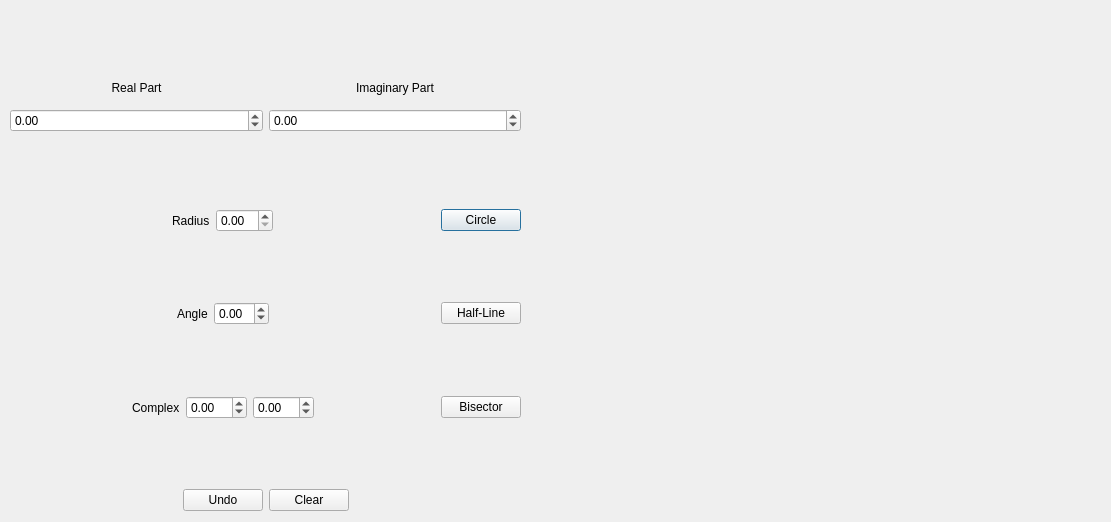
<?xml version="1.0" encoding="UTF-8"?>
<ui version="4.0">
 <class>LociGui</class>
 <widget class="QDialog" name="LociGui">
  <property name="geometry">
   <rect>
    <x>0</x>
    <y>0</y>
    <width>1111</width>
    <height>522</height>
   </rect>
  </property>
  <property name="windowTitle">
   <string>Loci</string>
  </property>
  <widget class="QWidget" name="verticalLayoutWidget">
   <property name="geometry">
    <rect>
     <x>10</x>
     <y>10</y>
     <width>511</width>
     <height>501</height>
    </rect>
   </property>
   <layout class="QVBoxLayout" name="verticalLayout">
    <item>
     <spacer name="verticalSpacer_10">
      <property name="orientation">
       <enum>Qt::Vertical</enum>
      </property>
      <property name="sizeHint" stdset="0">
       <size>
        <width>20</width>
        <height>20</height>
       </size>
      </property>
     </spacer>
    </item>
    <item>
     <layout class="QHBoxLayout" name="horizontalLayout_2">
      <item>
       <layout class="QVBoxLayout" name="verticalLayout_2">
        <item>
         <spacer name="verticalSpacer">
          <property name="orientation">
           <enum>Qt::Vertical</enum>
          </property>
          <property name="sizeHint" stdset="0">
           <size>
            <width>20</width>
            <height>5</height>
           </size>
          </property>
         </spacer>
        </item>
        <item>
         <widget class="QLabel" name="label_4">
          <property name="sizePolicy">
           <sizepolicy hsizetype="Minimum" vsizetype="Maximum">
            <horstretch>0</horstretch>
            <verstretch>0</verstretch>
           </sizepolicy>
          </property>
          <property name="minimumSize">
           <size>
            <width>16</width>
            <height>14</height>
           </size>
          </property>
          <property name="text">
           <string>Real Part</string>
          </property>
          <property name="alignment">
           <set>Qt::AlignCenter</set>
          </property>
         </widget>
        </item>
        <item>
         <spacer name="verticalSpacer_7">
          <property name="orientation">
           <enum>Qt::Vertical</enum>
          </property>
          <property name="sizeHint" stdset="0">
           <size>
            <width>20</width>
            <height>5</height>
           </size>
          </property>
         </spacer>
        </item>
        <item>
         <widget class="QDoubleSpinBox" name="RealPartBox">
          <property name="minimum">
           <double>-99.989999999999995</double>
          </property>
         </widget>
        </item>
        <item>
         <spacer name="verticalSpacer_2">
          <property name="orientation">
           <enum>Qt::Vertical</enum>
          </property>
          <property name="sizeHint" stdset="0">
           <size>
            <width>20</width>
            <height>5</height>
           </size>
          </property>
         </spacer>
        </item>
       </layout>
      </item>
      <item>
       <layout class="QVBoxLayout" name="verticalLayout_3">
        <item>
         <spacer name="verticalSpacer_4">
          <property name="orientation">
           <enum>Qt::Vertical</enum>
          </property>
          <property name="sizeHint" stdset="0">
           <size>
            <width>20</width>
            <height>5</height>
           </size>
          </property>
         </spacer>
        </item>
        <item>
         <widget class="QLabel" name="label_5">
          <property name="text">
           <string>Imaginary Part</string>
          </property>
          <property name="alignment">
           <set>Qt::AlignCenter</set>
          </property>
         </widget>
        </item>
        <item>
         <spacer name="verticalSpacer_11">
          <property name="orientation">
           <enum>Qt::Vertical</enum>
          </property>
          <property name="sizeHint" stdset="0">
           <size>
            <width>20</width>
            <height>5</height>
           </size>
          </property>
         </spacer>
        </item>
        <item>
         <widget class="QDoubleSpinBox" name="ImaginaryPartBox">
          <property name="minimum">
           <double>-99.989999999999995</double>
          </property>
         </widget>
        </item>
        <item>
         <spacer name="verticalSpacer_3">
          <property name="orientation">
           <enum>Qt::Vertical</enum>
          </property>
          <property name="sizeHint" stdset="0">
           <size>
            <width>20</width>
            <height>5</height>
           </size>
          </property>
         </spacer>
        </item>
       </layout>
      </item>
     </layout>
    </item>
    <item>
     <spacer name="verticalSpacer_5">
      <property name="orientation">
       <enum>Qt::Vertical</enum>
      </property>
      <property name="sizeHint" stdset="0">
       <size>
        <width>20</width>
        <height>20</height>
       </size>
      </property>
     </spacer>
    </item>
    <item>
     <layout class="QHBoxLayout" name="horizontalLayout">
      <item>
       <spacer name="horizontalSpacer_2">
        <property name="orientation">
         <enum>Qt::Horizontal</enum>
        </property>
        <property name="sizeHint" stdset="0">
         <size>
          <width>40</width>
          <height>20</height>
         </size>
        </property>
       </spacer>
      </item>
      <item>
       <widget class="QLabel" name="label">
        <property name="text">
         <string>Radius</string>
        </property>
       </widget>
      </item>
      <item>
       <widget class="QDoubleSpinBox" name="RadiusBox"/>
      </item>
      <item>
       <spacer name="horizontalSpacer">
        <property name="orientation">
         <enum>Qt::Horizontal</enum>
        </property>
        <property name="sizeHint" stdset="0">
         <size>
          <width>40</width>
          <height>20</height>
         </size>
        </property>
       </spacer>
      </item>
      <item>
       <widget class="QPushButton" name="MakeCircleButton">
        <property name="text">
         <string>Circle</string>
        </property>
       </widget>
      </item>
     </layout>
    </item>
    <item>
     <spacer name="verticalSpacer_6">
      <property name="orientation">
       <enum>Qt::Vertical</enum>
      </property>
      <property name="sizeHint" stdset="0">
       <size>
        <width>20</width>
        <height>40</height>
       </size>
      </property>
     </spacer>
    </item>
    <item>
     <layout class="QHBoxLayout" name="horizontalLayout_4">
      <item>
       <spacer name="horizontalSpacer_7">
        <property name="orientation">
         <enum>Qt::Horizontal</enum>
        </property>
        <property name="sizeHint" stdset="0">
         <size>
          <width>40</width>
          <height>20</height>
         </size>
        </property>
       </spacer>
      </item>
      <item>
       <widget class="QLabel" name="label_3">
        <property name="text">
         <string>Angle</string>
        </property>
       </widget>
      </item>
      <item>
       <widget class="QDoubleSpinBox" name="ThetaBox">
        <property name="minimum">
         <double>-3.140000000000000</double>
        </property>
        <property name="maximum">
         <double>3.140000000000000</double>
        </property>
        <property name="singleStep">
         <double>0.030000000000000</double>
        </property>
       </widget>
      </item>
      <item>
       <spacer name="horizontalSpacer_8">
        <property name="orientation">
         <enum>Qt::Horizontal</enum>
        </property>
        <property name="sizeHint" stdset="0">
         <size>
          <width>40</width>
          <height>20</height>
         </size>
        </property>
       </spacer>
      </item>
      <item>
       <widget class="QPushButton" name="MakeHalfLineButton">
        <property name="text">
         <string>Half-Line</string>
        </property>
       </widget>
      </item>
     </layout>
    </item>
    <item>
     <spacer name="verticalSpacer_9">
      <property name="orientation">
       <enum>Qt::Vertical</enum>
      </property>
      <property name="sizeHint" stdset="0">
       <size>
        <width>20</width>
        <height>40</height>
       </size>
      </property>
     </spacer>
    </item>
    <item>
     <layout class="QHBoxLayout" name="horizontalLayout_3">
      <item>
       <spacer name="horizontalSpacer_4">
        <property name="orientation">
         <enum>Qt::Horizontal</enum>
        </property>
        <property name="sizeHint" stdset="0">
         <size>
          <width>40</width>
          <height>20</height>
         </size>
        </property>
       </spacer>
      </item>
      <item>
       <widget class="QLabel" name="label_2">
        <property name="text">
         <string>Complex</string>
        </property>
       </widget>
      </item>
      <item>
       <widget class="QDoubleSpinBox" name="BisectRealBox">
        <property name="minimum">
         <double>-99.989999999999995</double>
        </property>
       </widget>
      </item>
      <item>
       <widget class="QDoubleSpinBox" name="BisectImBox">
        <property name="minimum">
         <double>-99.989999999999995</double>
        </property>
       </widget>
      </item>
      <item>
       <spacer name="horizontalSpacer_5">
        <property name="orientation">
         <enum>Qt::Horizontal</enum>
        </property>
        <property name="sizeHint" stdset="0">
         <size>
          <width>40</width>
          <height>20</height>
         </size>
        </property>
       </spacer>
      </item>
      <item>
       <widget class="QPushButton" name="MakeBisectorButton">
        <property name="text">
         <string>Bisector</string>
        </property>
       </widget>
      </item>
     </layout>
    </item>
    <item>
     <spacer name="verticalSpacer_8">
      <property name="orientation">
       <enum>Qt::Vertical</enum>
      </property>
      <property name="sizeHint" stdset="0">
       <size>
        <width>20</width>
        <height>60</height>
       </size>
      </property>
     </spacer>
    </item>
    <item>
     <layout class="QHBoxLayout" name="horizontalLayout_5">
      <item>
       <spacer name="horizontalSpacer_3">
        <property name="orientation">
         <enum>Qt::Horizontal</enum>
        </property>
        <property name="sizeHint" stdset="0">
         <size>
          <width>40</width>
          <height>20</height>
         </size>
        </property>
       </spacer>
      </item>
      <item>
       <widget class="QPushButton" name="undoButton">
        <property name="text">
         <string>Undo</string>
        </property>
       </widget>
      </item>
      <item>
       <widget class="QPushButton" name="clearButton">
        <property name="text">
         <string>Clear</string>
        </property>
       </widget>
      </item>
      <item>
       <spacer name="horizontalSpacer_6">
        <property name="orientation">
         <enum>Qt::Horizontal</enum>
        </property>
        <property name="sizeHint" stdset="0">
         <size>
          <width>40</width>
          <height>20</height>
         </size>
        </property>
       </spacer>
      </item>
     </layout>
    </item>
   </layout>
  </widget>
  <widget class="QWidget" name="verticalLayoutWidget_2">
   <property name="geometry">
    <rect>
     <x>530</x>
     <y>10</y>
     <width>571</width>
     <height>501</height>
    </rect>
   </property>
   <layout class="QVBoxLayout" name="InsertGraph"/>
  </widget>
 </widget>
 <resources/>
 <connections/>
</ui>
